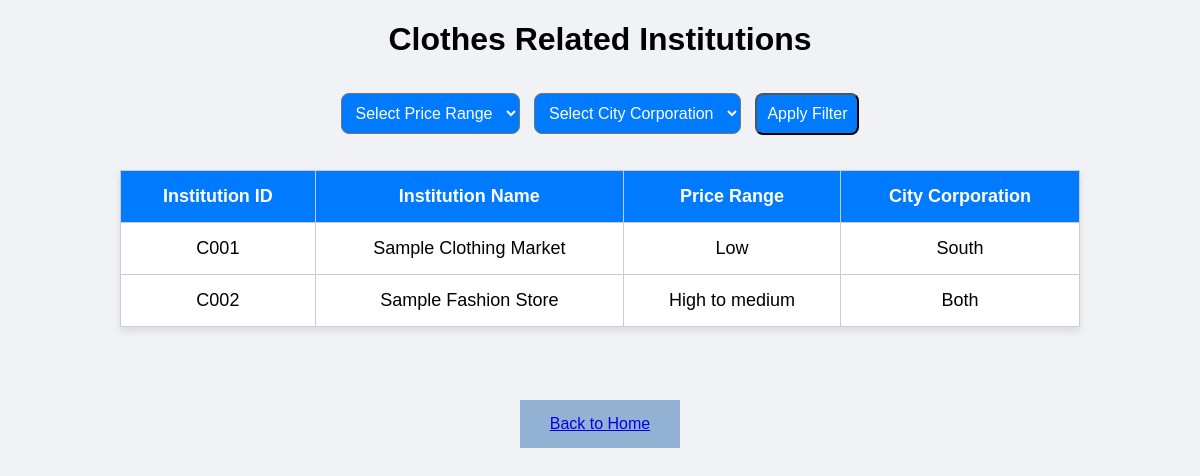
The app's page /clothes.php (signed in) with its own data.
### tables this page shows
CREATE TABLE human_rights_institution (
  Id               VARCHAR(10)  PRIMARY KEY,
  Institution_Name VARCHAR(150) NOT NULL,
  Price_Range      VARCHAR(30)  NOT NULL,
  City_corporation VARCHAR(10)  NOT NULL   
);

### clothes.php (the view, shortened to what this page needs)
<?php
include 'db_connect.php';
$sql = "SELECT * FROM human_rights_institution WHERE Id LIKE 'C%'";
$result = $conn->query($sql);
?>
<!DOCTYPE html>
<html lang="en">
<head>
</head>
<body>
<h1>Clothes Related Institutions</h1>
<form method="POST" class="filter-form">
    <select name="price_range">
        <option value="">Select Price Range</option>
    </select>
    <select name="city_corporation">
        <option value="">Select City Corporation</option>
    </select>
    <button type="submit" name="filter">Apply Filter</button>
</form>
<?php
if ($result->num_rows > 0) {
    echo "<table>";
    echo "<tr><th>Institution ID</th><th>Institution Name</th><th>Price Range</th><th>City Corporation</th></tr>";
    while($row = $result->fetch_assoc()) {
        echo "<tr>";
        echo "<td>" . $row['Id'] . "</td>";
        echo "<td>" . $row['Institution_Name'] . "</td>";
        echo "<td>" . $row['Price_Range'] . "</td>";
        echo "<td>" . $row['City_corporation'] . "</td>";
        echo "</tr>";
    }
    echo "</table>";
} else {
    echo "<p>No Institutions Found.</p>";
}
?>
<br>
<a href="home.php" style="display:block; margin: 25px auto; width: fit-content; background: rgb(147, 177, 211);padding: 15px 30px;">Back to Home</a>
</body>
</html>

### clothes.php (style rules this page uses)
body { font-family: Arial, sans-serif; background:rgb(240, 242, 245); margin: 0; padding: 0; text-align: center; }
.filter-form { margin-top: 30px; }
.filter-form select, .filter-form button { padding: 10px; font-size: 16px; margin: 5px; border-radius: 8px; background-color:rgb(0, 123, 255); color: white; }
table { margin: 30px auto; width: 80%; border-collapse: collapse; background: white; box-shadow: 0 4px 8px rgba(0, 0, 0, 0.1); }
th, td { padding: 15px; border: 1px solid #ccc; font-size: 18px; }
th { background-color:rgb(0, 123, 255); color: white; }

### records on screen
human_rights_institution: Id "C001", Institution_Name "Sample Clothing Market", Price_Range "Low", City_corporation "South"
human_rights_institution: Id "C002", Institution_Name "Sample Fashion Store", Price_Range "High to medium", City_corporation "Both"
